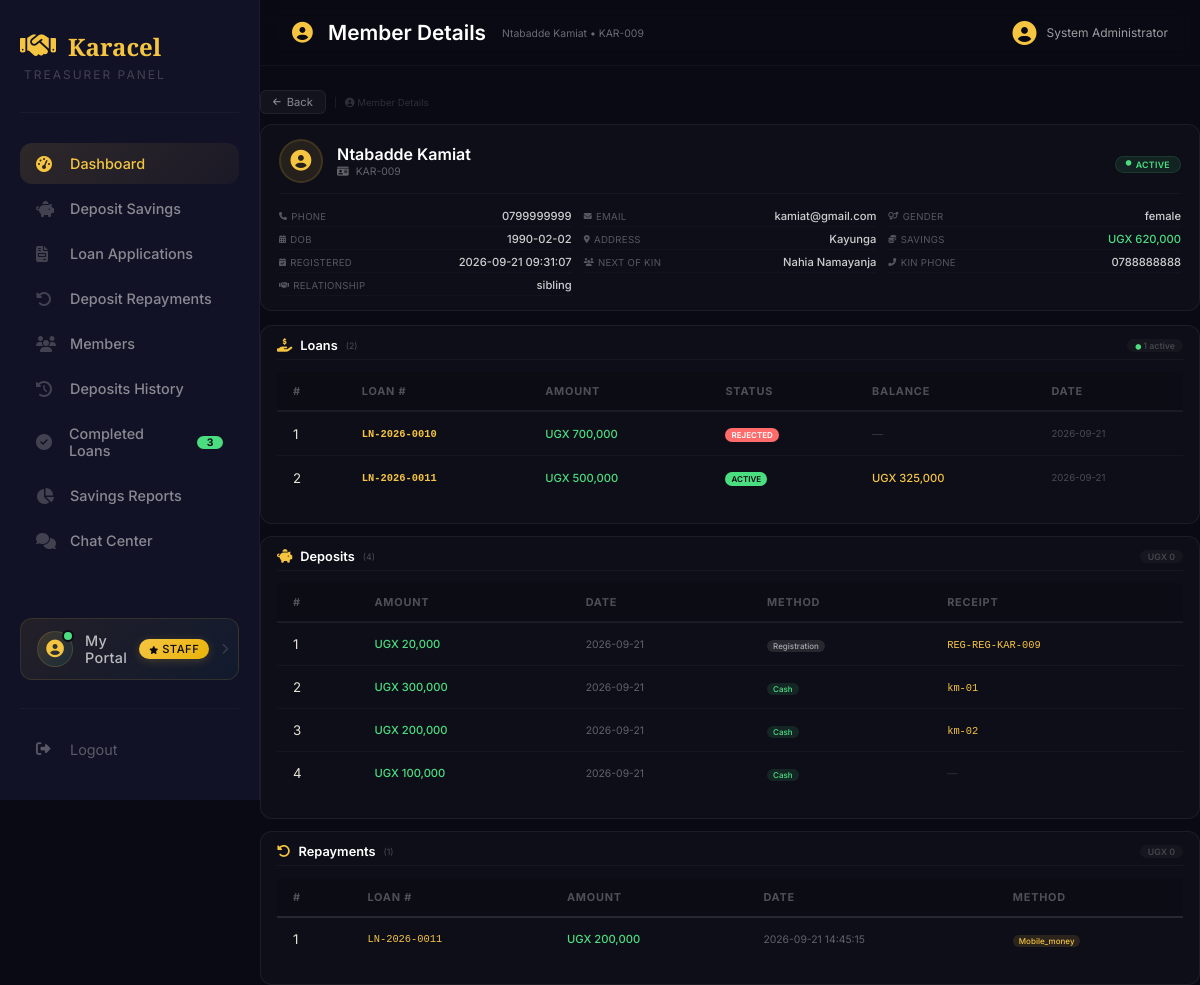
/treasurer/members/view/15 (signed in), run on an earlier commit of the app's database.
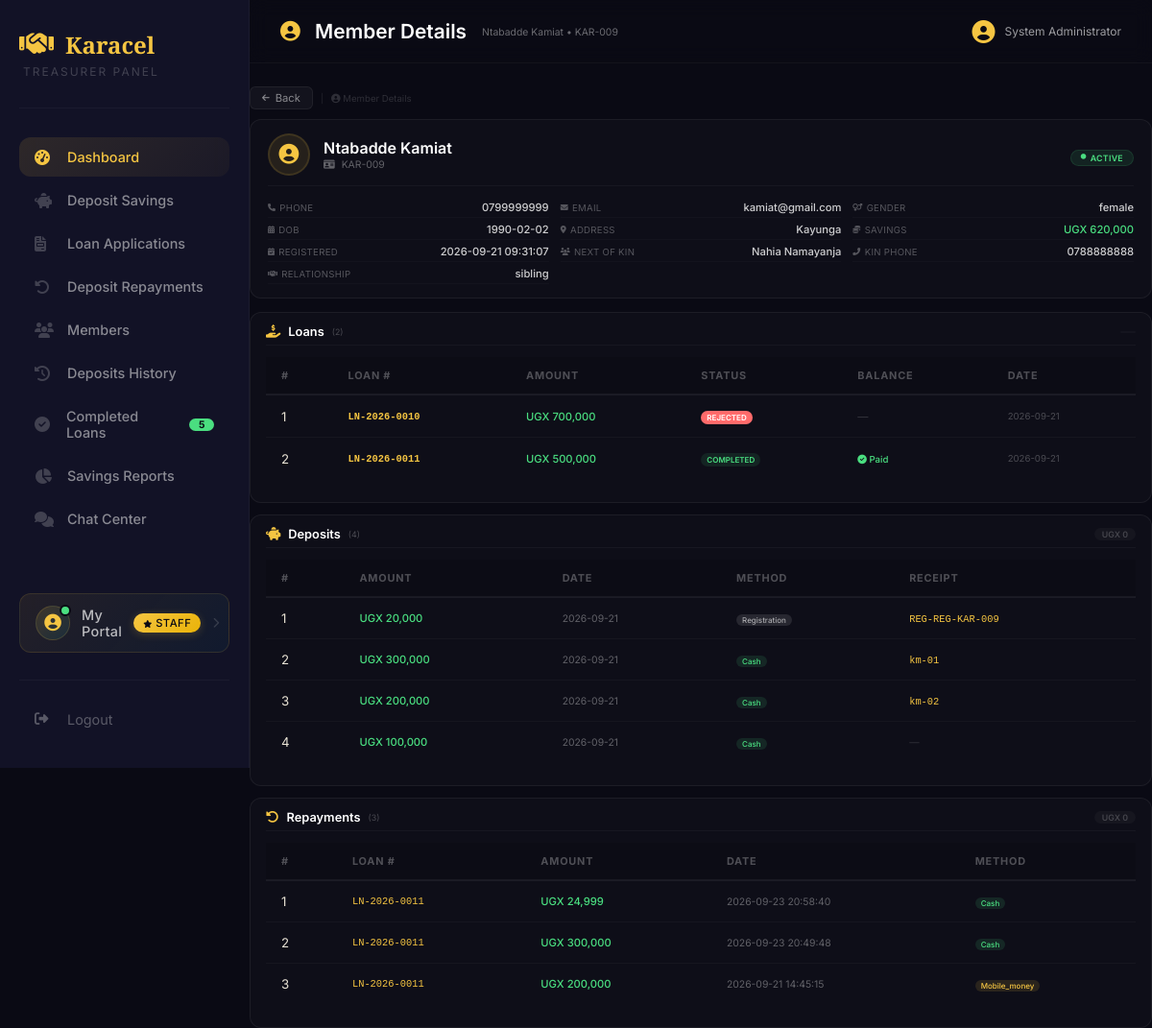
And on a later commit of the database.
### tables this page shows
CREATE TABLE loans (
            id INTEGER PRIMARY KEY AUTOINCREMENT,
            loan_number TEXT UNIQUE NOT NULL,
            user_id INTEGER NOT NULL,
            amount REAL NOT NULL,
            interest_rate REAL NOT NULL,
            interest_amount REAL NOT NULL,
            total_repayment REAL NOT NULL,
            monthly_installment REAL NOT NULL,
            tenure INTEGER DEFAULT 3,
            purpose TEXT,
            repayment_plan TEXT,
            status TEXT DEFAULT 'pending',
            application_date TEXT NOT NULL,
            approved_date TEXT,
            disbursed_date TEXT,
            completed_date TEXT,
            rejected_date TEXT,
            rejection_reason TEXT,
            admin_rejection_reason TEXT,
            current_balance REAL DEFAULT 0,
            interest_accrued REAL DEFAULT 0,
            last_interest_date TEXT,
            months_overdue INTEGER DEFAULT 0,
            start_month INTEGER DEFAULT 0,
            end_month INTEGER DEFAULT 12,
            created_at TIMESTAMP DEFAULT CURRENT_TIMESTAMP, last_payment_date TEXT, last_payment_amount REAL DEFAULT 0, total_interest_accrued REAL DEFAULT 0, principal_paid REAL DEFAULT 0, interest_paid REAL DEFAULT 0, months_paid INTEGER DEFAULT 0, original_balance REAL DEFAULT 0, total_interest_calculated REAL DEFAULT 0, due_date TEXT, loan_start_date TEXT, loan_end_date TEXT, completion_date TEXT, disbursement_date TEXT, next_interest_date TEXT, payment_method TEXT, transaction_ref TEXT, notes TEXT, collateral TEXT, guarantor_required INTEGER DEFAULT 0, rejected_by TEXT, approved_by TEXT, approved_by_role TEXT, disbursed_by TEXT, disbursed_by_role TEXT, application_fee REAL DEFAULT 1000, application_fee_paid INTEGER DEFAULT 0, net_loan_amount REAL DEFAULT 0, loan_type TEXT DEFAULT "standard", disbursed_amount REAL DEFAULT 0, total_fees_paid REAL DEFAULT 0, total_penalties REAL DEFAULT 0, accrued_interest REAL DEFAULT 0, last_interest_applied_date TEXT, total_interest_charged REAL DEFAULT 0,
            FOREIGN KEY (user_id) REFERENCES users(id)
        );

CREATE TABLE savings_deposits (
            id INTEGER PRIMARY KEY AUTOINCREMENT,
            user_id INTEGER NOT NULL,
            amount REAL NOT NULL,
            deposit_date TEXT NOT NULL,
            payment_method TEXT,
            receipt_number TEXT,
            notes TEXT,
            created_at TIMESTAMP DEFAULT CURRENT_TIMESTAMP, reference TEXT, savings_type TEXT DEFAULT "KAI", shares INTEGER DEFAULT 0,
            FOREIGN KEY (user_id) REFERENCES users(id)
        );

CREATE TABLE repayments (
            id INTEGER PRIMARY KEY AUTOINCREMENT,
            loan_id INTEGER NOT NULL,
            user_id INTEGER NOT NULL,
            amount REAL NOT NULL,
            payment_date TEXT NOT NULL,
            payment_method TEXT,
            transaction_ref TEXT,
            status TEXT DEFAULT 'completed',
            created_at TIMESTAMP DEFAULT CURRENT_TIMESTAMP, interest_paid REAL DEFAULT 0, principal_paid REAL DEFAULT 0, balance_after REAL DEFAULT 0, notes TEXT,
            FOREIGN KEY (loan_id) REFERENCES loans(id),
            FOREIGN KEY (user_id) REFERENCES users(id)
        );

### app.py (the view)
@app.route("/treasurer/members/view/<int:user_id>")
def treasurer_member_details(user_id):
    if session.get("role") not in ["treasurer", "admin", "secretary", "chairperson"]:
        flash('Access denied', 'danger')
        return redirect("/login")
    db = get_db()
    db.row_factory = sqlite3.Row
    try:
        user = db.execute("""
            SELECT * FROM users WHERE id = ?
        """, (user_id,)).fetchone()
        if not user:
            flash('User not found', 'danger')
            return redirect(url_for('treasurer_dashboard'))
        loans = db.execute("""
            SELECT * FROM loans WHERE user_id = ? ORDER BY application_date DESC
        """, (user_id,)).fetchall()
        deposits = db.execute("""
            SELECT * FROM savings_deposits WHERE user_id = ? ORDER BY deposit_date DESC
        """, (user_id,)).fetchall()
        repayments = db.execute("""
            SELECT r.*, l.loan_number
            FROM repayments r
            JOIN loans l ON r.loan_id = l.id
            WHERE r.user_id = ?
            ORDER BY r.payment_date DESC
        """, (user_id,)).fetchall()
        completed_loans = db.execute("SELECT COUNT(*) FROM loans WHERE status = 'completed'").fetchone()[0]
        db.close()
        return render_template(
            "treasurer/member-details.html",
            member=user,
            loans=loans,
            deposits=deposits,
            repayments=repayments,
            completed_loans=completed_loans
        )
    except Exception as e:
        db.close()
        flash(f'Error: {str(e)}', 'danger')
        return redirect(url_for('treasurer_dashboard'))

### app.py (called while the page is built)
def get_db():
    conn = sqlite3.connect("sacco.db")
    conn.row_factory = sqlite3.Row
    return conn

@app.template_filter('sum')
def sum_filter(values, attribute=None):
    if not values:
        return 0
    if attribute:
        total = 0
        for item in values:
            if hasattr(item, attribute):
                total += getattr(item, attribute) or 0
        return total
    return sum(values) if values else 0

@app.context_processor
def inject_globals():
    from datetime import datetime
    completed_loans = 0
    try:
        if 'user_id' in session:
            role = session.get('role', '')
            if role in ['treasurer', 'admin', 'chairperson']:
                db = get_db()
                completed_loans = db.execute("SELECT COUNT(*) FROM loans WHERE status = 'completed'").fetchone()[0]
                db.close()
    except Exception as e:
        print(f"Error getting completed_loans: {e}")
    return {
        'now': datetime.now(),
        'completed_loans': completed_loans
    }

### templates/treasurer/member-details.html (shortened to what the changed rows need)
{% extends "treasurer/treasurer-base.html" %}
{% block content %}
<div class="app-bar">
    <div class="app-bar-left">
        <h2><i class="fas fa-user-circle"></i> Member Details</h2>
    </div>
    <div class="app-bar-right">
        <div class="admin-profile">
            <i class="fas fa-user-circle"></i>
            <span style="font-size:0.75rem;">{{ session.full_name }}</span>
        </div>
    </div>
</div>
<div class="member-profile-card">
    <div class="profile-header">
        <div class="profile-info">
            <h2>{{ member.full_name }}</h2>
        </div>
    </div>
</div>
<div class="section-card">
    <div class="section-title">
        <i class="fas fa-hand-holding-usd"></i>
        Loans
        <span class="badge-count">({{ loans|length }})</span>
        <span class="count-number">
            {% if loans %}
                {% set active_count = loans|selectattr('status', 'in', ['disbursed', 'active'])|list|length %}
                {% if active_count > 0 %}
                    <i class="fas fa-circle" style="color: #4ade80; font-size: 0.35rem;"></i> {{ active_count }} active
                {% endif %}
            {% endif %}
        </span>
    </div>
    <div class="table-wrapper">
        <table class="styled-table">
            <thead>
                <tr>
                    <th>#</th>
                    <th>Loan #</th>
                    <th>Amount</th>
                    <th>Status</th>
                    <th>Balance</th>
                    <th>Date</th>
                </tr>
            </thead>
            <tbody>
                {% if loans %}
                    {% for loan in loans %}
                    <tr>
                        <td>{{ loop.index }}</td>
                        <td style="color:#f5c542; font-family:monospace; font-weight:600; font-size:0.65rem;">{{ loan.loan_number }}</td>
                        <td style="color:#4ade80; font-weight:500; font-size:0.7rem;">UGX {{ "{:,.0f}".format(loan.amount) }}</td>
                        <td>
                            {% if loan.status == 'pending' %}
                                <span class="status-badge pending">Pending</span>
                            {% elif loan.status == 'approved' %}
                                <span class="status-badge approved">Approved</span>
                            {% elif loan.status == 'disbursed' or loan.status == 'active' %}
                                <span class="status-badge active">Active</span>
                            {% elif loan.status == 'completed' %}
                                <span class="status-badge completed" style="background:rgba(74,222,128,0.1); color:#4ade80;">Completed</span>
                            {% elif loan.status == 'rejected' %}
                                <span class="status-badge rejected">Rejected</span>
                            {% else %}
                                <span class="status-badge secondary">{{ loan.status|title }}</span>
                            {% endif %}
                        </td>
                        <td style="color:#f5c542; font-weight:500; font-size:0.7rem;">
                            {% if loan.status in ['disbursed', 'active'] %}
                                UGX {{ "{:,.0f}".format(loan.current_balance or loan.amount) }}
                            {% elif loan.status == 'completed' %}
                                <span style="color:#4ade80; font-size:0.6rem;"><i class="fas fa-check-circle"></i> Paid</span>
                            {% else %}
                                <span style="color:rgba(255,255,255,0.15);">—</span>
                            {% endif %}
                        </td>
                        <td style="color:rgba(255,255,255,0.25); font-size:0.6rem;">{{ loan.application_date }}</td>
                    </tr>
                    {% endfor %}
                {% endif %}
            </tbody>
        </table>
    </div>
</div>
<div class="section-card">
    <div class="table-wrapper">
        <table class="styled-table">
            <thead>
                <tr>
                    <th>#</th>
                    <th>Amount</th>
                    <th>Date</th>
                    <th>Method</th>
                    <th>Receipt</th>
                </tr>
            </thead>
            <tbody>
                {% if deposits %}
                    {% for deposit in deposits %}
                    <tr>
                        <td>{{ loop.index }}</td>
                        <td style="color:#4ade80; font-weight:500; font-size:0.7rem;">UGX {{ "{:,.0f}".format(deposit.amount) }}</td>
                        <td style="color:rgba(255,255,255,0.35); font-size:0.65rem;">{{ deposit.deposit_date }}</td>
                        <td>
                            <span class="badge
                                {% if deposit.payment_method == 'cash' %}success
                                {% elif deposit.payment_method == 'bank_transfer' %}info
                                {% elif deposit.payment_method == 'mobile_money' %}warning
                                {% elif deposit.payment_method == 'cheque' %}danger
                                {% else %}secondary{% endif %}" style="font-size:0.5rem; padding:1px 6px;">
                                {{ deposit.payment_method|capitalize }}
                            </span>
                        </td>
                        <td style="font-size:0.65rem;">
                            {% if deposit.receipt_number %}
                                <span style="color:#f5c542; font-family:monospace;">{{ deposit.receipt_number }}</span>
                            {% else %}
                                <span style="color:rgba(255,255,255,0.15);">—</span>
                            {% endif %}
                        </td>
                    </tr>
                    {% endfor %}
                {% endif %}
            </tbody>
        </table>
    </div>
</div>
<div class="section-card">
    <div class="section-title">
        <i class="fas fa-undo-alt"></i>
        Repayments
        <span class="badge-count">({{ repayments|length }})</span>
        <span class="count-number">
            {% if repayments %}
                UGX {{ "{:,.0f}".format(repayments|sum(attribute='amount')) }}
            {% endif %}
        </span>
    </div>
    <div class="table-wrapper">
        <table class="styled-table">
            <thead>
                <tr>
                    <th>#</th>
                    <th>Loan #</th>
                    <th>Amount</th>
                    <th>Date</th>
                    <th>Method</th>
                </tr>
            </thead>
            <tbody>
                {% if repayments %}
                    {% for repayment in repayments %}
                    <tr>
                        <td>{{ loop.index }}</td>
                        <td style="color:#f5c542; font-family:monospace; font-weight:500; font-size:0.65rem;">{{ repayment.loan_number }}</td>
                        <td style="color:#4ade80; font-weight:500; font-size:0.7rem;">UGX {{ "{:,.0f}".format(repayment.amount) }}</td>
                        <td style="color:rgba(255,255,255,0.35); font-size:0.65rem;">{{ repayment.payment_date }}</td>
                        <td>
                            <span class="badge
                                {% if repayment.payment_method == 'cash' %}success
                                {% elif repayment.payment_method == 'bank_transfer' %}info
                                {% elif repayment.payment_method == 'mobile_money' %}warning
                                {% elif repayment.payment_method == 'cheque' %}danger
                                {% else %}secondary{% endif %}" style="font-size:0.5rem; padding:1px 6px;">
                                {{ repayment.payment_method|capitalize }}
                            </span>
                        </td>
                    </tr>
                    {% endfor %}
                {% endif %}
            </tbody>
        </table>
    </div>
</div>
{% endblock %}

What changed in the data, as far as the page shows it:
changed loans "LN-2026-0011": current_balance "325,000" → (not shown); status "ACTIVE UGX" → "COMPLETED Paid"
added repayments: loan_number "LN-2026-0011", amount "24,999", payment_date "2026-09-23 20:58:40", payment_method "Cash"
added repayments: loan_number "LN-2026-0011", amount "300,000", payment_date "2026-09-23 20:49:48", payment_method "Cash"
Also different on the page:
{{ completed_loans }}: "3" → "5"
{{ repayments|length }}: "1" → "3"
{{ active_count }}: "1" → (not shown)
text no longer shown: "active"
